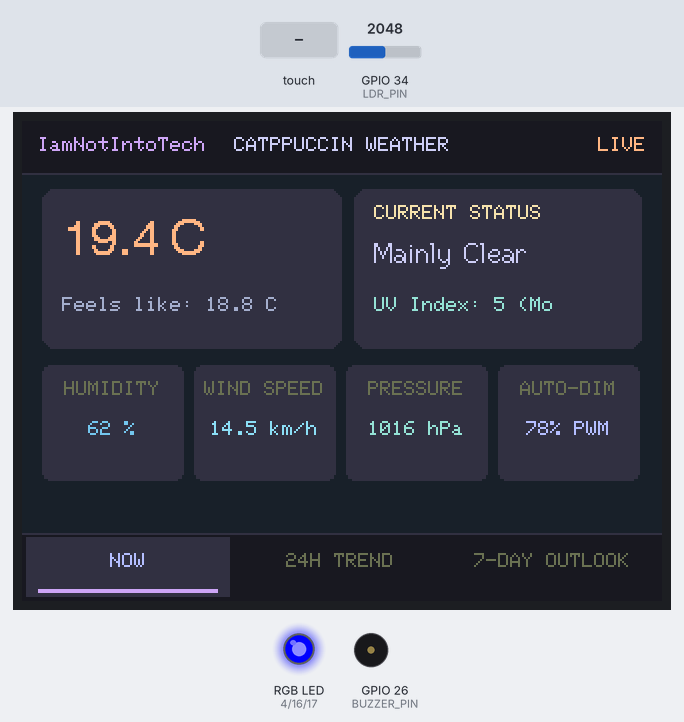
The sketch below on a simulated ESP32. Shown: 320×240 colour display, an RGB LED mixed from three pins (HIGH = lit), buzzer (waves = sounding). Inputs (shaded band) come from the test bench; at power-on: GPIO 34 (LDR_PIN) = 2048. Pins used as bus, display or sensor lines are not drawn; what the sketch prints to the serial monitor is not drawn.

Above: at 1.5 s.
1.6 s: touch panel pressed at 38 % / 90 % of its raw x / y range
At 2.7 s:
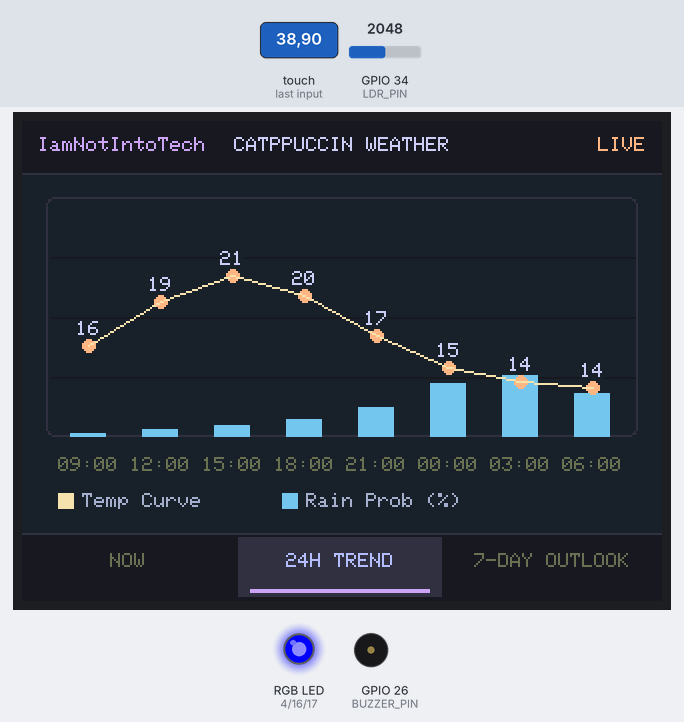
3.2 s: touch panel pressed at 87 % / 90 % of its raw x / y range
At 4.7 s:
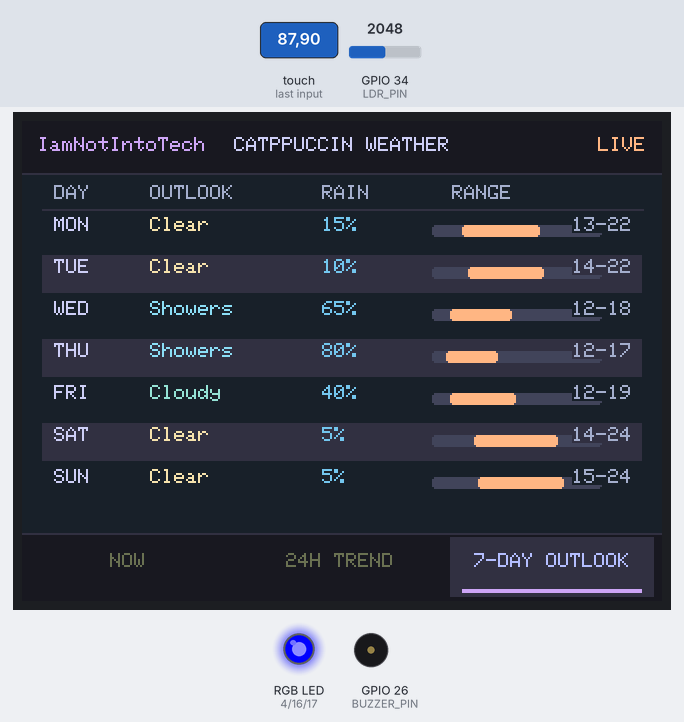
Timing chart, 0 to 6.2 s (numbered marks = the images above; inputs shaded):
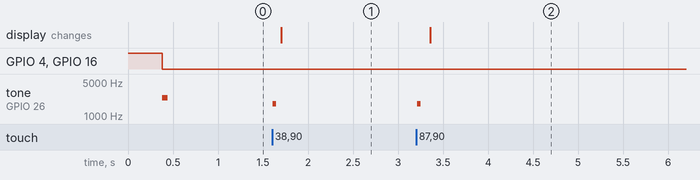

The sketch:

30-catppuccin-weather.ino
```cpp
/**
 * ☕ Project 30: Catppuccin Weather Station
 *
 * Hardware: Elecrow CrowPanel 2.8" (ESP32-2432S028R)
 * Channel Branding: IamNotIntoTech (https://youtube.com/@IamNotIntoTech)
 * Author: Tushar Aggarwal (tushar2704)
 *
 * Features:
 * - Catppuccin Mocha aesthetic color palette (Subtext, Lavender, Peach, Sapphire).
 * - Real-time weather dashboard: Current Now, 24H Trend with temp/rain curves, 7-Day Outlook.
 * - Hardware LDR (GPIO 34) ambient light sensor with dynamic backlight auto-dimming.
 * - Active-low RGB LED weather mood lighting (Sunny yellow, Cloudy cyan, Rain blue, Storm violet).
 * - Calibrated non-inverted resistive touch controls with tab navigation.
 */

#include <Arduino.h>
#include <SPI.h>
#include <TFT_eSPI.h>
#include <XPT2046_Touchscreen.h>
#include <ArduinoJson.h>

// Hardware Pin Definitions for Elecrow 2.8" CYD
#define TFT_BL_PIN    21
#define TOUCH_MOSI    32
#define TOUCH_MISO    39
#define TOUCH_CLK     25
#define TOUCH_CS      33
#define TOUCH_IRQ     36

#define LED_RED       4
#define LED_GREEN     16
#define LED_BLUE      17
#define BUZZER_PIN    26
#define LDR_PIN       34

// LEDC PWM Channel for Backlight
#define PWM_CHANNEL   0
#define PWM_FREQ      5000
#define PWM_RES       8

// Catppuccin Mocha 16-bit 565 Palette
#define CAT_BASE      0x1905 // #1E1E2E
#define CAT_MANTLE    0x18C4 // #181825
#define CAT_CRUST     0x10A3 // #11111B
#define CAT_SURFACE0  0x3188 // #313244
#define CAT_SURFACE1  0x422B // #45475A
#define CAT_OVERLAY0  0x6B8A // #6C7086
#define CAT_TEXT      0xCE7E // #CDD6F4
#define CAT_SUBTEXT0  0xA579 // #A6ADC8
#define CAT_BLUE      0x8DDF // #89B4FA
#define CAT_SAPPHIRE  0x763D // #74C7EC
#define CAT_SKY       0x8EFE // #89DCEB
#define CAT_TEAL      0x971A // #94E2D5
#define CAT_GREEN     0xA714 // #A6E3A1
#define CAT_YELLOW    0xF715 // #F9E2AF
#define CAT_PEACH     0xFDB0 // #FAB387
#define CAT_RED       0xF455 // #F38BA8
#define CAT_MAUVE     0xCD3E // #CBA6F7
#define CAT_LAVENDER  0xB5FF // #B4BEFE

TFT_eSPI tft = TFT_eSPI();
SPIClass touchSPI = SPIClass(VSPI);
XPT2046_Touchscreen ts(TOUCH_CS);

// Weather Data Structure
struct WeatherCurrent {
  float temp;
  float feelsLike;
  int humidity;
  float windSpeed;
  int windDirection;
  int uvIndex;
  int pressure;
  int weatherCode;
  char description[32];
};

struct HourlyPoint {
  int hour;
  float temp;
  int rainProb;
};

struct DailyPoint {
  char day[4];
  float maxTemp;
  float minTemp;
  int rainProb;
  int weatherCode;
};

WeatherCurrent currentWeather = { 19.4, 18.8, 62, 14.5, 230, 5, 1016, 1, "Mainly Clear" };

HourlyPoint hourlyData[8] = {
  { 9, 16.5, 5 },
  { 12, 19.4, 10 },
  { 15, 21.0, 15 },
  { 18, 19.8, 20 },
  { 21, 17.2, 35 },
  { 0, 15.0, 60 },
  { 3, 14.2, 70 },
  { 6, 13.8, 50 }
};

DailyPoint dailyData[7] = {
  { "MON", 21.5, 13.2, 15, 1 },
  { "TUE", 22.0, 14.0, 10, 0 },
  { "WED", 18.5, 12.1, 65, 61 },
  { "THU", 17.0, 11.5, 80, 63 },
  { "FRI", 19.0, 12.0, 40, 2 },
  { "SAT", 23.5, 14.5, 5, 0 },
  { "SUN", 24.0, 15.0, 5, 0 }
};

int currentTab = 0; // 0 = Now, 1 = 24H Trend, 2 = 7-Day Outlook
unsigned long lastWeatherUpdate = 0;
unsigned long lastLDRCheck = 0;
unsigned long lastTouchTime = 0;
int currentBrightness = 200;

void playBeep(int freq = 2000, int ms = 30) {
  tone(BUZZER_PIN, freq, ms);
}

void setRGB(bool r, bool g, bool b) {
  digitalWrite(LED_RED, r ? LOW : HIGH);
  digitalWrite(LED_GREEN, g ? LOW : HIGH);
  digitalWrite(LED_BLUE, b ? LOW : HIGH);
}

void updateWeatherMoodRGB(int code) {
  if (code == 0 || code == 1) {
    setRGB(true, true, false); // Warm amber / yellow
  } else if (code == 2 || code == 3) {
    setRGB(false, true, true); // Cyan / sky
  } else if (code >= 51 && code <= 82) {
    setRGB(false, false, true); // Deep rain blue
  } else if (code >= 95) {
    setRGB(true, false, true); // Thunderstorm violet
  } else {
    setRGB(false, true, false); // Mild green
  }
}

void updateBacklightAutoDim() {
  int rawLDR = analogRead(LDR_PIN);
  int targetBrightness = map(rawLDR, 3500, 500, 30, 255);
  targetBrightness = constrain(targetBrightness, 25, 255);
  currentBrightness = (currentBrightness * 3 + targetBrightness) / 4;
  ledcWrite(PWM_CHANNEL, currentBrightness);
}

void drawHeader() {
  tft.fillRect(0, 0, 320, 26, CAT_MANTLE);
  tft.drawLine(0, 26, 320, 26, CAT_SURFACE0);

  tft.setTextFont(1);
  tft.setTextSize(1);
  tft.setTextColor(CAT_MAUVE, CAT_MANTLE);
  tft.drawString("IamNotIntoTech", 8, 8);

  tft.setTextColor(CAT_TEXT, CAT_MANTLE);
  tft.drawCentreString("CATPPUCCIN WEATHER", 160, 8, 1);

  tft.setTextColor(CAT_PEACH, CAT_MANTLE);
  tft.drawRightString("LIVE", 312, 8, 1);
}

void drawBottomTabs() {
  tft.fillRect(0, 206, 320, 34, CAT_MANTLE);
  tft.drawLine(0, 206, 320, 206, CAT_SURFACE0);

  const char* tabs[3] = { "NOW", "24H TREND", "7-DAY OUTLOOK" };
  int tabWidth = 106;

  for (int i = 0; i < 3; i++) {
    int x = i * tabWidth;
    bool isActive = (i == currentTab);
    uint16_t bg = isActive ? CAT_SURFACE0 : CAT_MANTLE;
    uint16_t fg = isActive ? CAT_LAVENDER : CAT_OVERLAY0;

    tft.fillRect(x + 2, 208, tabWidth - 4, 30, bg);
    if (isActive) {
      tft.fillRect(x + 8, 234, tabWidth - 16, 2, CAT_MAUVE);
    }
    tft.setTextColor(fg, bg);
    tft.drawCentreString(tabs[i], x + tabWidth / 2, 216, 1);
  }
}

void drawNowView() {
  tft.fillRect(0, 27, 320, 178, CAT_BASE);

  // Big Temperature Card
  tft.fillRoundRect(10, 34, 150, 80, 6, CAT_SURFACE0);
  tft.setTextColor(CAT_PEACH, CAT_SURFACE0);
  tft.setTextFont(4);
  char tempBuf[12];
  snprintf(tempBuf, sizeof(tempBuf), "%.1f C", currentWeather.temp);
  tft.drawString(tempBuf, 20, 48);

  tft.setTextFont(1);
  tft.setTextColor(CAT_SUBTEXT0, CAT_SURFACE0);
  char feelsBuf[24];
  snprintf(feelsBuf, sizeof(feelsBuf), "Feels like: %.1f C", currentWeather.feelsLike);
  tft.drawString(feelsBuf, 20, 88);

  // Condition Card
  tft.fillRoundRect(166, 34, 144, 80, 6, CAT_SURFACE0);
  tft.setTextColor(CAT_YELLOW, CAT_SURFACE0);
  tft.drawString("CURRENT STATUS", 176, 42, 1);
  tft.setTextColor(CAT_TEXT, CAT_SURFACE0);
  tft.drawString(currentWeather.description, 176, 58, 2);

  tft.setTextColor(CAT_TEAL, CAT_SURFACE0);
  char uvBuf[16];
  snprintf(uvBuf, sizeof(uvBuf), "UV Index: %d (Mod)", currentWeather.uvIndex);
  tft.drawString(uvBuf, 176, 88, 1);

  // Metrics Grid
  struct Metric { const char* label; char val[16]; uint16_t color; };
  Metric metrics[4] = {
    { "HUMIDITY", "", CAT_SAPPHIRE },
    { "WIND SPEED", "", CAT_SKY },
    { "PRESSURE", "", CAT_TEAL },
    { "AUTO-DIM", "", CAT_LAVENDER }
  };
  snprintf(metrics[0].val, sizeof(metrics[0].val), "%d %%", currentWeather.humidity);
  snprintf(metrics[1].val, sizeof(metrics[1].val), "%.1f km/h", currentWeather.windSpeed);
  snprintf(metrics[2].val, sizeof(metrics[2].val), "%d hPa", currentWeather.pressure);
  snprintf(metrics[3].val, sizeof(metrics[3].val), "%d%% PWM", (currentBrightness * 100) / 255);

  int cardW = 71;
  int cardH = 58;
  for (int i = 0; i < 4; i++) {
    int cx = 10 + i * (cardW + 5);
    int cy = 122;
    tft.fillRoundRect(cx, cy, cardW, cardH, 4, CAT_SURFACE0);

    tft.setTextColor(CAT_OVERLAY0, CAT_SURFACE0);
    tft.drawCentreString(metrics[i].label, cx + cardW / 2, cy + 8, 1);

    tft.setTextColor(metrics[i].color, CAT_SURFACE0);
    tft.drawCentreString(metrics[i].val, cx + cardW / 2, cy + 28, 1);
  }
}

void draw24HTrendView() {
  tft.fillRect(0, 27, 320, 178, CAT_BASE);

  int graphX = 12;
  int graphY = 38;
  int graphW = 296;
  int graphH = 120;

  tft.drawRoundRect(graphX, graphY, graphW, graphH, 4, CAT_SURFACE0);

  // Gridlines
  for (int g = 1; g < 4; g++) {
    int ly = graphY + g * (graphH / 4);
    tft.drawLine(graphX + 2, ly, graphX + graphW - 2, ly, CAT_MANTLE);
  }

  int barW = 26;
  int spacing = 36;
  float minT = 12.0;
  float maxT = 24.0;

  for (int i = 0; i < 8; i++) {
    int bx = graphX + 8 + i * spacing;

    // Rain Bar
    int rainH = map(hourlyData[i].rainProb, 0, 100, 0, 45);
    if (rainH > 0) {
      tft.fillRect(bx + 4, graphY + graphH - rainH, barW - 8, rainH, CAT_SAPPHIRE);
    }

    // Temp Point
    int py = map((int)(hourlyData[i].temp * 10), (int)(minT * 10), (int)(maxT * 10), graphY + graphH - 12, graphY + 16);
    tft.fillCircle(bx + barW / 2, py, 3, CAT_PEACH);

    if (i > 0) {
      int prevX = graphX + 8 + (i - 1) * spacing + barW / 2;
      int prevY = map((int)(hourlyData[i - 1].temp * 10), (int)(minT * 10), (int)(maxT * 10), graphY + graphH - 12, graphY + 16);
      tft.drawLine(prevX, prevY, bx + barW / 2, py, CAT_YELLOW);
    }

    // Hour Label
    char hourBuf[8];
    snprintf(hourBuf, sizeof(hourBuf), "%02d:00", hourlyData[i].hour);
    tft.setTextColor(CAT_OVERLAY0, CAT_BASE);
    tft.drawCentreString(hourBuf, bx + barW / 2, 168, 1);

    char tBuf[8];
    snprintf(tBuf, sizeof(tBuf), "%.0f", hourlyData[i].temp);
    tft.setTextColor(CAT_TEXT, CAT_BASE);
    tft.drawCentreString(tBuf, bx + barW / 2, py - 12, 1);
  }

  // Legend
  tft.fillRect(18, 186, 8, 8, CAT_YELLOW);
  tft.setTextColor(CAT_SUBTEXT0, CAT_BASE);
  tft.drawString("Temp Curve", 30, 186, 1);

  tft.fillRect(130, 186, 8, 8, CAT_SAPPHIRE);
  tft.drawString("Rain Prob (%)", 142, 186, 1);
}

void draw7DayView() {
  tft.fillRect(0, 27, 320, 178, CAT_BASE);

  tft.setTextColor(CAT_SUBTEXT0, CAT_BASE);
  tft.drawString("DAY", 16, 32, 1);
  tft.drawString("OUTLOOK", 64, 32, 1);
  tft.drawString("RAIN", 150, 32, 1);
  tft.drawString("RANGE", 215, 32, 1);
  tft.drawLine(10, 44, 310, 44, CAT_SURFACE0);

  for (int i = 0; i < 7; i++) {
    int y = 48 + i * 21;
    uint16_t rowBg = (i % 2 == 0) ? CAT_BASE : CAT_SURFACE0;
    tft.fillRect(10, y - 2, 300, 19, rowBg);

    // Day
    tft.setTextColor(CAT_TEXT, rowBg);
    tft.drawString(dailyData[i].day, 16, y, 1);

    // Outlook text
    const char* cond = (dailyData[i].rainProb > 50) ? "Showers" : ((dailyData[i].rainProb > 20) ? "Cloudy" : "Clear");
    uint16_t condColor = (dailyData[i].rainProb > 50) ? CAT_SKY : ((dailyData[i].rainProb > 20) ? CAT_TEAL : CAT_YELLOW);
    tft.setTextColor(condColor, rowBg);
    tft.drawString(cond, 64, y, 1);

    // Rain %
    char rainBuf[8];
    snprintf(rainBuf, sizeof(rainBuf), "%d%%", dailyData[i].rainProb);
    tft.setTextColor(CAT_SAPPHIRE, rowBg);
    tft.drawString(rainBuf, 150, y, 1);

    // Min / Max Range Bar
    int barStart = 205;
    int barWidth = 85;
    tft.fillRoundRect(barStart, y + 4, barWidth, 6, 2, CAT_SURFACE1);

    int minPixel = map((int)(dailyData[i].minTemp * 10), 100, 280, 0, barWidth);
    int maxPixel = map((int)(dailyData[i].maxTemp * 10), 100, 280, 0, barWidth);
    minPixel = constrain(minPixel, 0, barWidth);
    maxPixel = constrain(maxPixel, minPixel, barWidth);
    tft.fillRoundRect(barStart + minPixel, y + 4, maxPixel - minPixel, 6, 2, CAT_PEACH);

    char rangeBuf[16];
    snprintf(rangeBuf, sizeof(rangeBuf), "%.0f-%.0f", dailyData[i].minTemp, dailyData[i].maxTemp);
    tft.setTextColor(CAT_SUBTEXT0, rowBg);
    tft.drawRightString(rangeBuf, 305, y, 1);
  }
}

void renderCurrentView() {
  if (currentTab == 0) drawNowView();
  else if (currentTab == 1) draw24HTrendView();
  else if (currentTab == 2) draw7DayView();
  drawBottomTabs();
}

void setup() {
  Serial.begin(115200);

  // Initialize LEDs
  pinMode(LED_RED, OUTPUT);
  pinMode(LED_GREEN, OUTPUT);
  pinMode(LED_BLUE, OUTPUT);
  setRGB(false, false, false);

  // Initialize Buzzer
  pinMode(BUZZER_PIN, OUTPUT);
  digitalWrite(BUZZER_PIN, LOW);

  // LDR pin
  pinMode(LDR_PIN, INPUT);

  // Backlight PWM via LEDC
  ledcSetup(PWM_CHANNEL, PWM_FREQ, PWM_RES);
  ledcAttachPin(TFT_BL_PIN, PWM_CHANNEL);
  ledcWrite(PWM_CHANNEL, currentBrightness);

  // Initialize Display
  tft.init();
  tft.setRotation(1); // Landscape 320x240
  tft.fillScreen(CAT_BASE);

  // Initialize Touch (VSPI: CLK=25, MISO=39, MOSI=32, CS=33)
  touchSPI.begin(TOUCH_CLK, TOUCH_MISO, TOUCH_MOSI, TOUCH_CS);
  ts.begin(touchSPI);
  ts.setRotation(1);

  // Header and View
  drawHeader();
  renderCurrentView();
  updateWeatherMoodRGB(currentWeather.weatherCode);

  playBeep(2400, 60);
  Serial.println(F("[SYSTEM] Catppuccin Weather Station ready."));
}

void loop() {
  // LDR Auto Dimming every 250ms
  if (millis() - lastLDRCheck > 250) {
    lastLDRCheck = millis();
    updateBacklightAutoDim();
  }

  // Touch Handling with Polling and Debounce
  if (ts.touched()) {
    TS_Point p = ts.getPoint();
    if (p.z > 50 || ts.touched()) {
      if (millis() - lastTouchTime > 180) {
        lastTouchTime = millis();
        int screenX = map(p.x, 240, 3800, 0, 320);
        int screenY = map(p.y, 240, 3800, 0, 240);
        screenX = constrain(screenX, 0, 319);
        screenY = constrain(screenY, 0, 239);

        // Tab Bar click (Y >= 200)
        if (screenY >= 200) {
          int tappedTab = screenX / 106;
          if (tappedTab >= 0 && tappedTab <= 2 && tappedTab != currentTab) {
            currentTab = tappedTab;
            playBeep(1800, 40);
            renderCurrentView();
          }
        }
      }
    }
  }

  // Periodic weather refresh cycle (every 10 minutes)
  if (millis() - lastWeatherUpdate > 600000) {
    lastWeatherUpdate = millis();
    renderCurrentView();
  }

  delay(20);
}
```

Measured:
- after the input at 1.6 s, tone on GPIO 26 (BUZZER_PIN): silent → 1800 Hz at once, → silent 0.04 s later; the display: changes after 0.10 s (image 1)
- after the input at 3.2 s, tone on GPIO 26 (BUZZER_PIN): silent → 1800 Hz at once, → silent 0.04 s later; the display: changes after 0.16 s (image 2)
